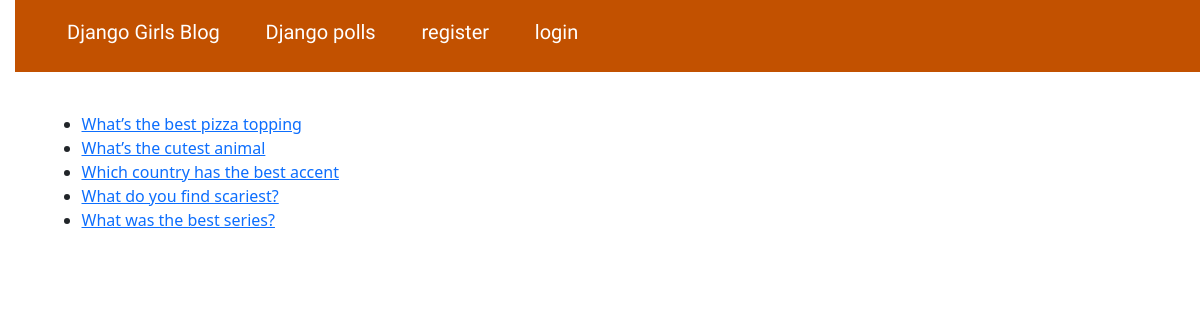
Page /polls/index/ on the committed database.
### djangopolls/models.py (models this page shows, shortened)
class Question(models.Model):
    question_text = models.CharField(max_length=200)
    slug = models.SlugField(max_length = 200, unique=True)
    pub_date = models.DateTimeField(auto_now_add=True)

### djangopolls/views.py (the view)
# urls.py: path("index/", index, name="homepage"),
def index(request):
    question = Question.objects.all()
    return render(request, "polls/index.html",{'question':question})

### djangopolls/templates/polls/index.html (shortened to what this page needs)
{% extends 'polls/base.html' %}
{% block content %}
    <ul>
       {% for q in question %}
        <li><a href="{% url 'polls:detail' q.slug %}">{{ q.question_text }}</a></li>
       {% endfor %}
    </ul>
{% endblock %}

### djangogirls/static/css/djangogirls.css (style rules this page uses)
body { padding-left: 15px; }

### rows in the picture
Question: question_text "What’s the best pizza topping"
Question: question_text "What’s the cutest animal"
Question: question_text "Which country has the best accent"
Question: question_text "What do you find scariest?"
Question: question_text "What was the best series?"
